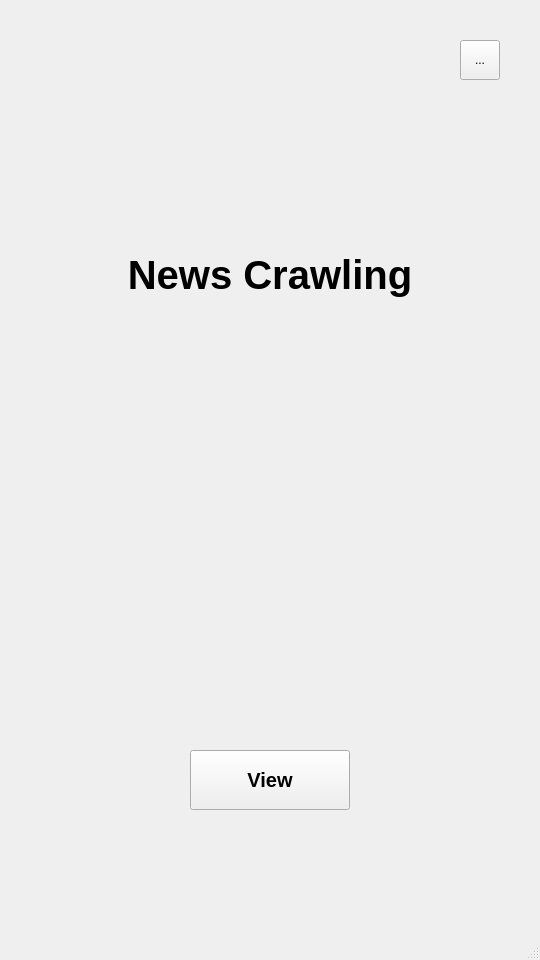
<?xml version="1.0" encoding="UTF-8"?>
<ui version="4.0">
 <class>mainWindow</class>
 <widget class="QMainWindow" name="mainWindow">
  <property name="enabled">
   <bool>true</bool>
  </property>
  <property name="geometry">
   <rect>
    <x>0</x>
    <y>0</y>
    <width>540</width>
    <height>960</height>
   </rect>
  </property>
  <property name="windowTitle">
   <string>MainWindow</string>
  </property>
  <widget class="QWidget" name="centralwidget">
   <widget class="QPushButton" name="mainGoToNewsList">
    <property name="geometry">
     <rect>
      <x>190</x>
      <y>750</y>
      <width>160</width>
      <height>60</height>
     </rect>
    </property>
    <property name="font">
     <font>
      <pointsize>15</pointsize>
      <weight>75</weight>
      <bold>true</bold>
     </font>
    </property>
    <property name="text">
     <string>View</string>
    </property>
   </widget>
   <widget class="QLabel" name="mainTitle">
    <property name="geometry">
     <rect>
      <x>120</x>
      <y>250</y>
      <width>300</width>
      <height>50</height>
     </rect>
    </property>
    <property name="font">
     <font>
      <pointsize>30</pointsize>
      <weight>75</weight>
      <bold>true</bold>
     </font>
    </property>
    <property name="text">
     <string>News Crawling</string>
    </property>
    <property name="alignment">
     <set>Qt::AlignCenter</set>
    </property>
   </widget>
   <widget class="QToolButton" name="mainSetting">
    <property name="geometry">
     <rect>
      <x>460</x>
      <y>40</y>
      <width>40</width>
      <height>40</height>
     </rect>
    </property>
    <property name="text">
     <string>...</string>
    </property>
   </widget>
   <widget class="QLabel" name="newsTitle">
    <property name="geometry">
     <rect>
      <x>680</x>
      <y>150</y>
      <width>300</width>
      <height>80</height>
     </rect>
    </property>
    <property name="font">
     <font>
      <pointsize>40</pointsize>
      <weight>75</weight>
      <bold>true</bold>
     </font>
    </property>
    <property name="text">
     <string>News List</string>
    </property>
    <property name="alignment">
     <set>Qt::AlignCenter</set>
    </property>
   </widget>
  </widget>
  <widget class="QStatusBar" name="statusbar"/>
 </widget>
 <resources/>
 <connections/>
</ui>
